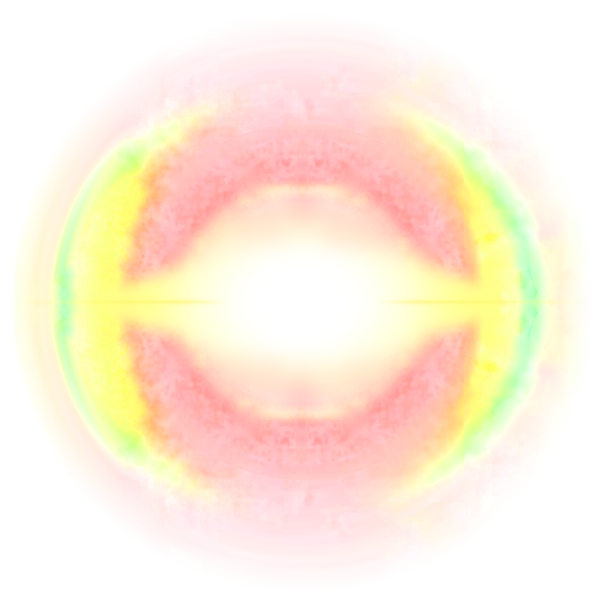
#> input picture arayuz/kaynak/efekt10/kareler/kare_02_beyaz.png, 604 x 604 px, given in place of kare_01.png, which was not available
$ python kareler_olcek.py
#> lines starting #> are read from the running program, lines starting #| are printed output that depends on the picture
#!/usr/bin/env python3
"""Efekt 10 — karelerin efekt boyu (kullanici): kare 2 = kare 1'in %110'u; kare 3 = kare 2'nin %125'i (= kare 1'in %137.5'i).
Kaynak kareler 604x604 (kareler/kare_0N.png) olcekli tek tuvale (840x840, merkez ortada) yerlestirilir -> kareler/olcekli/kare_0N.png
Kare 4+ icin olcek kullanicidan gelince OLCEK'e eklenir."""
import os, numpy as np
from PIL import Image
B_=os.path.dirname(os.path.abspath(__file__)); K=os.path.join(B_,"..","..","kaynak","efekt10","kareler"); ONZ=os.path.join(B_,"..","..","onizlemeler")
OLCEK={1:1.0, 2:1.10, 3:1.10*1.25, 4:1.10*1.25*1.10, '04b_ara':1.10*1.25*1.10*1.05, 5:1.10*1.25*1.10*1.10}
TUVAL=2020
od=os.path.join(K,"olcekli"); os.makedirs(od,exist_ok=True)
ims=[]
for n,s in OLCEK.items():
    ad=("kare_%02d.png"%n if isinstance(n,int) else "kare_%s.png"%n)                      # kullanici: orijinal seftali renk (kirmizi surum kullanilmaz)
    im=Image.open(os.path.join(K,ad)).convert("RGBA")
    yeni=round(im.width*s); im=im.resize((yeni,yeni),Image.LANCZOS)
#> after `yeni = round(im.width * s)`: yeni = 604
    t=Image.new("RGBA",(TUVAL,TUVAL),(0,0,0,0)); t.alpha_composite(im,((TUVAL-yeni)//2,(TUVAL-yeni)//2))
#> after `t = Image.new('RGBA', (TUVAL, TUVAL), (0, 0, 0, 0))`: t: PIL image 2020x2020 RGBA; every value is 0
#> after `t.alpha_composite(im, ((TUVAL - yeni) // 2, (TUVAL - yeni) // 2))`:
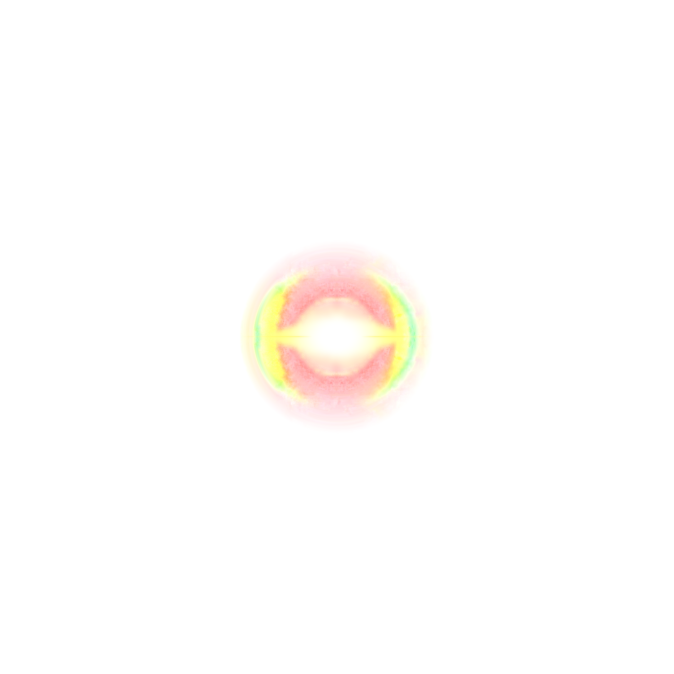
#> t: PIL image 2020x2020 RGBA (shown at 1/3 size); mean R, G, B, A 22.7, 21.3, 19.7, 22.8; transparent parts drawn white
    t.save(os.path.join(od,ad)); ims.append(t)
#> pass 2 of the loop `for n,s in OLCEK.items():`:
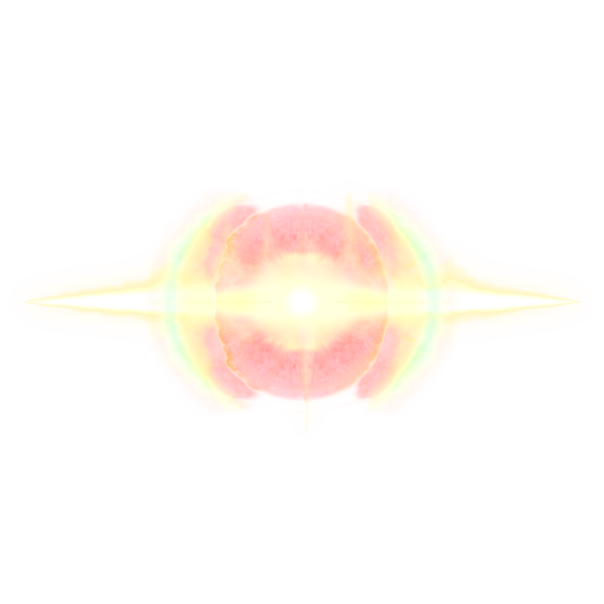
#> input picture arayuz/kaynak/efekt10/kareler/kare_04b_ara.png, 1208 x 1208 px, given in place of kare_02.png, which was not available (shown at 1/2 size)
#> im is the input picture: PIL image 1208x1208 RGBA; mean R, G, B, A 66.5, 58, 40.9, 29.3
#> `t.alpha_composite(im, ((TUVAL - yeni) // 2, (TUVAL - yeni) // 2))`:
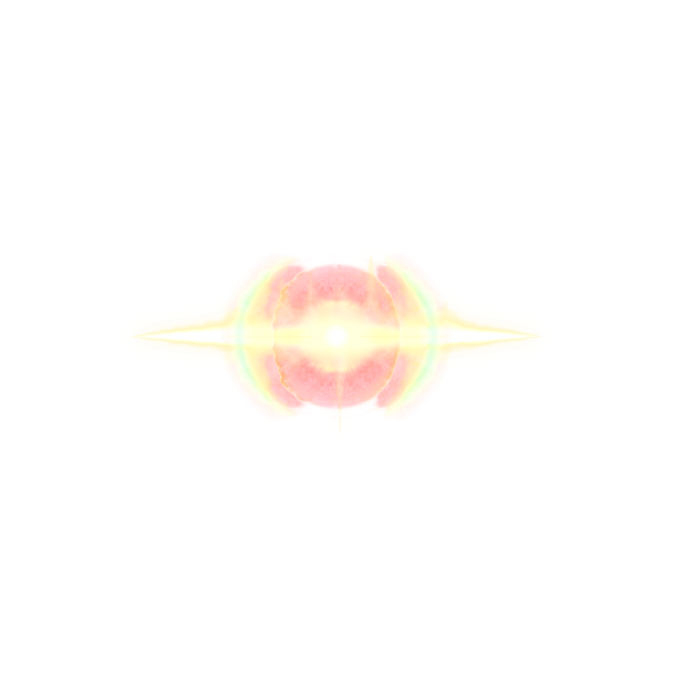
#> t: PIL image 2020x2020 RGBA (shown at 1/3 size); mean R, G, B, A 25.1, 22.1, 15.9, 12.7; transparent parts drawn white
#> (the run stopped early here; a loop or call above may not have finished)
